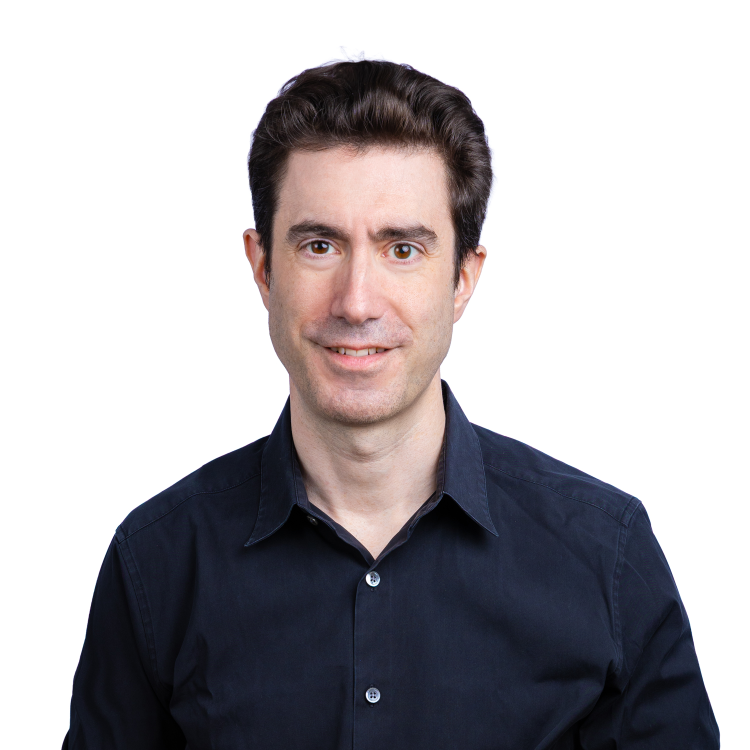
#> input picture knowledge/pic.jpg, 1500 x 1500 px, given in place of pic.png, which was not available (shown at 1/2 size)
$ python gen_avatars.py
#> lines starting #> are read from the running program, lines starting #| are printed output that depends on the picture; after the words box and inside, x2 and y2 are one past the last pixel; in counts of white or black regions, pixels touching at a corner belong together; pictures that were not available may be replaced by others from this repository, and a replacement may not be noted
#!/usr/bin/env python3
"""Generate the digital-twin avatar images from the owner's photo.

Implements the deterministic recipe in design-system/docs/avatar-generation.md:
a cyan "scan" duotone grade plus a HUD overlay, with no AI model. Produces three
512x512 PNGs from knowledge/pic.png (a head-and-shoulders portrait):

  avatar-human.png        clean square crop of the real photo (the human/owner)
  avatar-robot.png        square scan, HUD-framed (square/identity contexts)
  avatar-robot-round.png  round twin, tuned for circular chat avatars (the Avatar)

Run:  uv run --with pillow --with numpy python scripts/gen_avatars.py
Outputs are written to design-system/assets/ and frontend/public/assets/.

The twin is the SAME photo, scanned: recognizably the owner, visibly synthetic.
Cyan only (the --role-avatar color); navy #04101e backdrop; never yellow.
"""
from __future__ import annotations

import math
from pathlib import Path

import numpy as np
from PIL import Image, ImageDraw

ROOT = Path(__file__).resolve().parents[1]
SRC = ROOT / "knowledge" / "pic.png"
OUT_DIRS = [ROOT / "design-system" / "assets", ROOT / "frontend" / "public" / "assets"]
SIZE = 512

# Duotone ramp stops (luminance -> color), per the recipe.
RAMP = [
    (0.00, (0x04, 0x10, 0x1e)),
    (0.42, (0x0e, 0x40, 0x60)),
    (0.66, (0x21, 0x96, 0xb6)),
    (0.85, (0x40, 0xc8, 0xe0)),
    (1.00, (0xce, 0xf4, 0xff)),
]
CYAN = (0x40, 0xc8, 0xe0)
NAVY = (0x04, 0x10, 0x1e)
BLEND = 0.62  # mix toward the scan; lower = subtler, higher = more synthetic


def build_ramp_lut() -> np.ndarray:
    """256-entry RGB lookup from the ramp stops."""
    lut = np.zeros((256, 3), dtype=np.float64)
    stops = RAMP
    for i in range(256):
        t = i / 255.0
        for (t0, c0), (t1, c1) in zip(stops, stops[1:]):
            if t0 <= t <= t1:
                f = 0.0 if t1 == t0 else (t - t0) / (t1 - t0)
                lut[i] = [c0[k] + (c1[k] - c0[k]) * f for k in range(3)]
                break
        else:
            lut[i] = stops[-1][1]
    return lut


def duotone(rgb: np.ndarray, blend: float = BLEND) -> np.ndarray:
    """Apply the cyan scan grade to an HxWx3 float array (0..255)."""
    lum = (0.299 * rgb[..., 0] + 0.587 * rgb[..., 1] + 0.114 * rgb[..., 2]) / 255.0
    lum = np.clip((lum - 0.5) * 1.12 + 0.5, 0.0, 1.0)
    idx = np.clip((lum * 255).astype(int), 0, 255)
    lut = build_ramp_lut()
    scan = lut[idx]
    return rgb * (1.0 - blend) + scan * blend


def crop_resize(src: Image.Image, sx: int, sy: int, side: int) -> Image.Image:
    return src.crop((sx, sy, sx + side, sy + side)).resize((SIZE, SIZE), Image.LANCZOS)


def vignette(size: int, strength: float = 0.55) -> np.ndarray:
    """Radial darken-to-navy mask, returns HxW alpha 0..1 (edge=strength)."""
    yy, xx = np.mgrid[0:size, 0:size]
    cx = cy = size / 2
    d = np.sqrt((xx - cx) ** 2 + (yy - cy) ** 2) / (size / 2)
    return np.clip((d - 0.55) / 0.45, 0, 1) * strength


def apply_vignette(arr: np.ndarray) -> np.ndarray:
    v = vignette(arr.shape[0])[..., None]
    navy = np.array(NAVY, dtype=np.float64)
    return arr * (1 - v) + navy * v


def overlay_layer() -> Image.Image:
    return Image.new("RGBA", (SIZE, SIZE), (0, 0, 0, 0))


def draw_grid_scanlines(img: Image.Image) -> None:
    d = ImageDraw.Draw(img, "RGBA")
    grid = (*CYAN, 13)        # ~5% alpha
    scan = (0, 0, 0, 13)
    for x in range(0, SIZE, 32):
        d.line([(x, 0), (x, SIZE)], fill=grid, width=1)
    for y in range(0, SIZE, 32):
        d.line([(0, y), (SIZE, y)], fill=grid, width=1)
    for y in range(0, SIZE, 3):   # scanlines
        d.line([(0, y), (SIZE, y)], fill=scan, width=1)


def square_hud() -> Image.Image:
    layer = overlay_layer()
    d = ImageDraw.Draw(layer, "RGBA")
    draw_grid_scanlines(layer)
    m, blen = 18, 60
    bracket = (*CYAN, 235)
    # corner brackets
    for (cx, cy, dx, dy) in [(m, m, 1, 1), (SIZE - m, m, -1, 1),
                             (m, SIZE - m, 1, -1), (SIZE - m, SIZE - m, -1, -1)]:
        d.line([(cx, cy), (cx + dx * blen, cy)], fill=bracket, width=2)
        d.line([(cx, cy), (cx, cy + dy * blen)], fill=bracket, width=2)
    # inner frame (40% opacity)
    d.rectangle([m + 8, m + 8, SIZE - m - 8, SIZE - m - 8], outline=(*CYAN, 102), width=1)
    # targeting reticle around the head
    rx, ry, rr = SIZE // 2, int(SIZE * 0.40), 150
    d.ellipse([rx - rr, ry - rr, rx + rr, ry + rr], outline=(*CYAN, 120), width=2)
    for k in range(12):
        a = math.radians(k * 30)
        x0, y0 = rx + math.cos(a) * (rr - 8), ry + math.sin(a) * (rr - 8)
        x1, y1 = rx + math.cos(a) * (rr + 8), ry + math.sin(a) * (rr + 8)
        d.line([(x0, y0), (x1, y1)], fill=(*CYAN, 160), width=2)
    # data ticks bottom-left
    for i in range(5):
        y = SIZE - 40 + i * 6
        d.line([(34, y), (34 + (8 + i * 9), y)], fill=(*CYAN, 150), width=2)
    # circuit node top-right
    d.ellipse([SIZE - 54, 40, SIZE - 44, 50], outline=(*CYAN, 200), width=2)
    d.line([(SIZE - 49, 50), (SIZE - 49, 70)], fill=(*CYAN, 160), width=2)
    return layer


def round_hud() -> Image.Image:
    layer = overlay_layer()
    d = ImageDraw.Draw(layer, "RGBA")
    cx = cy = SIZE / 2
    r = SIZE / 2 - 2
    # edge ring
    d.ellipse([cx - r, cy - r, cx + r, cy + r], outline=(*CYAN, 235), width=3)
    # tick dial every 15deg, longer at 90
    for deg in range(0, 360, 15):
        a = math.radians(deg)
        long = deg % 90 == 0
        t = 16 if long else 9
        x0, y0 = cx + math.cos(a) * (r - t), cy + math.sin(a) * (r - t)
        x1, y1 = cx + math.cos(a) * (r - 3), cy + math.sin(a) * (r - 3)
        d.line([(x0, y0), (x1, y1)], fill=(*CYAN, 200 if long else 130), width=2 if long else 1)
    return layer


def circle_mask() -> Image.Image:
    m = Image.new("L", (SIZE, SIZE), 0)
    ImageDraw.Draw(m).ellipse([0, 0, SIZE, SIZE], fill=255)
    return m


def save(img: Image.Image, name: str) -> None:
    for d in OUT_DIRS:
        d.mkdir(parents=True, exist_ok=True)
        img.save(d / name)
    print(f"wrote {name}")


def main() -> None:
    src = Image.open(SRC).convert("RGB")
#> src is the input picture: PIL image 1500x1500 RGB; mean R, G, B 174.4, 171, 174.3
    print(f"source {SRC} {src.size}")
#| source knowledge/pic.png (1500, 1500)

    # 1. Human: clean square crop, no scan.
    human = crop_resize(src, 96, 120, 1600).convert("RGBA")
    save(human, "avatar-human.png")

    # 2. Square robot: scan + vignette + HUD.
    base_sq = np.asarray(crop_resize(src, 96, 120, 1600), dtype=np.float64)
    graded = apply_vignette(duotone(base_sq))
#> in vignette, `yy, xx = np.mgrid[0:size, 0:size]`:
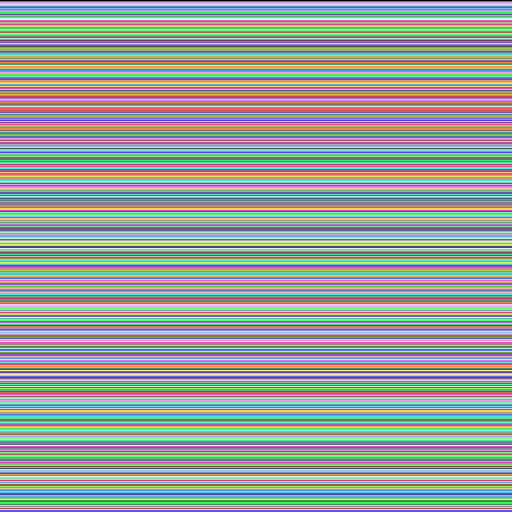
#> yy: shape (512, 512) int64; 512 distinct labels, from 0 to 511; one colour per label, 0 black
#> in vignette, `d = np.sqrt((xx - cx) ** 2 + (yy - cy) ** 2) / (size / 2)`:
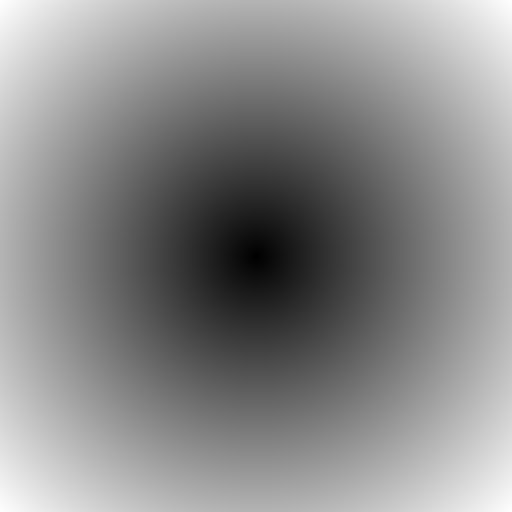
#> d: shape (512, 512) float64; min 0, max 1.41, mean 0.765; drawn with min black and max white
#> in vignette, `return np.clip((d - 0.55) / 0.45, 0, 1) * strength`:
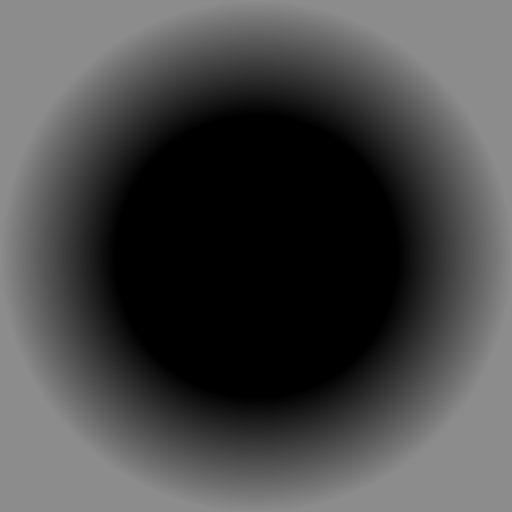
#> returned value: shape (512, 512) float64; min 0, max 0.55, mean 0.283
    sq = Image.fromarray(np.clip(graded, 0, 255).astype(np.uint8)).convert("RGBA")
    sq.alpha_composite(square_hud())
#> in square_hud, `layer = overlay_layer()`: layer: PIL image 512x512 RGBA; every value is 0
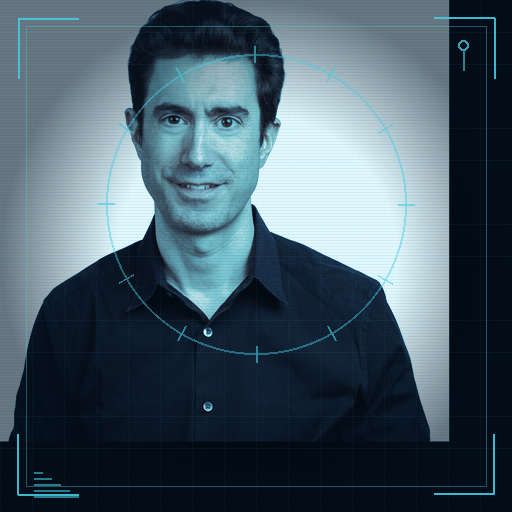
#> sq: PIL image 512x512 RGBA; mean R, G, B, A 71, 90.7, 102.7, 255
    save(sq, "avatar-robot.png")

    # 3. Round robot: tighter crop, scan, clipped to circle, ring dial.
    base_rd = np.asarray(crop_resize(src, 246, 210, 1320), dtype=np.float64)
    graded_rd = duotone(base_rd)
#> call 2 of duotone, with blend = 0.62
#> in duotone (call 2), `lum = (0.299 * rgb[..., 0] + 0.587 * rgb[..., 1] + 0.114 * rgb[..., 2]..`:
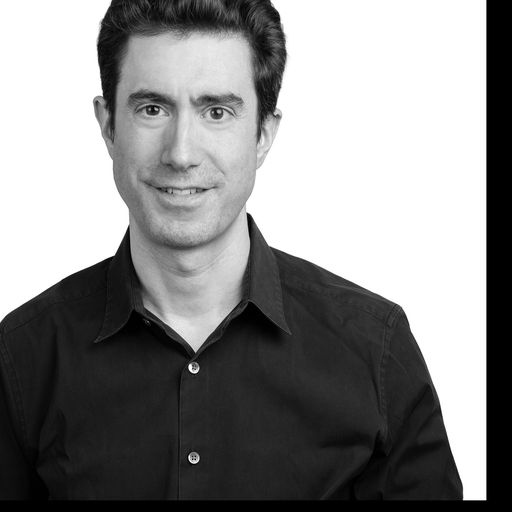
#> lum: shape (512, 512) float64; min 0, max 1, mean 0.541
    rd = Image.fromarray(np.clip(graded_rd, 0, 255).astype(np.uint8)).convert("RGBA")
    rd.alpha_composite(round_hud())
    rd.putalpha(circle_mask())
#> in circle_mask, `m = Image.new("L", (SIZE, SIZE), 0)`: m: PIL image 512x512 L; every value is 0
#> in circle_mask, `ImageDraw.Draw(m).ellipse([0, 0, SIZE, SIZE], fill=255)`:
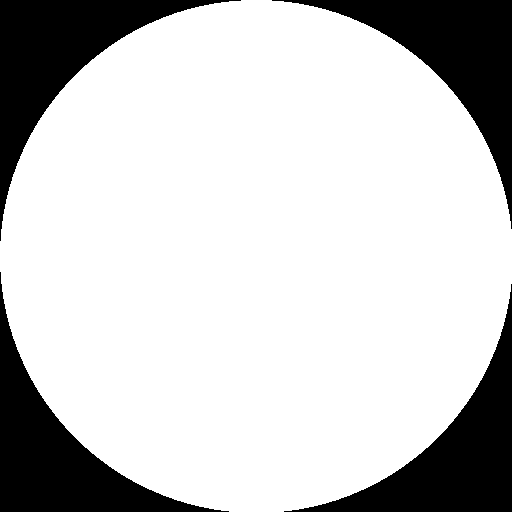
#> m: PIL image 512x512 L; 78.8% white; 4 black regions, box (x1, y1, x2, y2) and area: (0, 0, 241, 241) 14133, (272, 0, 512, 229) 13892, (0, 272, 229, 512) 13892, (284, 284, 512, 512) 13652
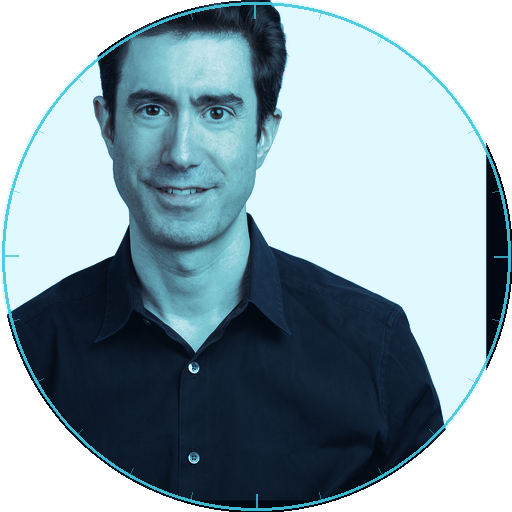
#> rd: PIL image 512x512 RGBA; mean R, G, B, A 108.3, 133, 144.9, 200.9; transparent parts drawn white
    save(rd, "avatar-robot-round.png")


if __name__ == "__main__":
    main()
